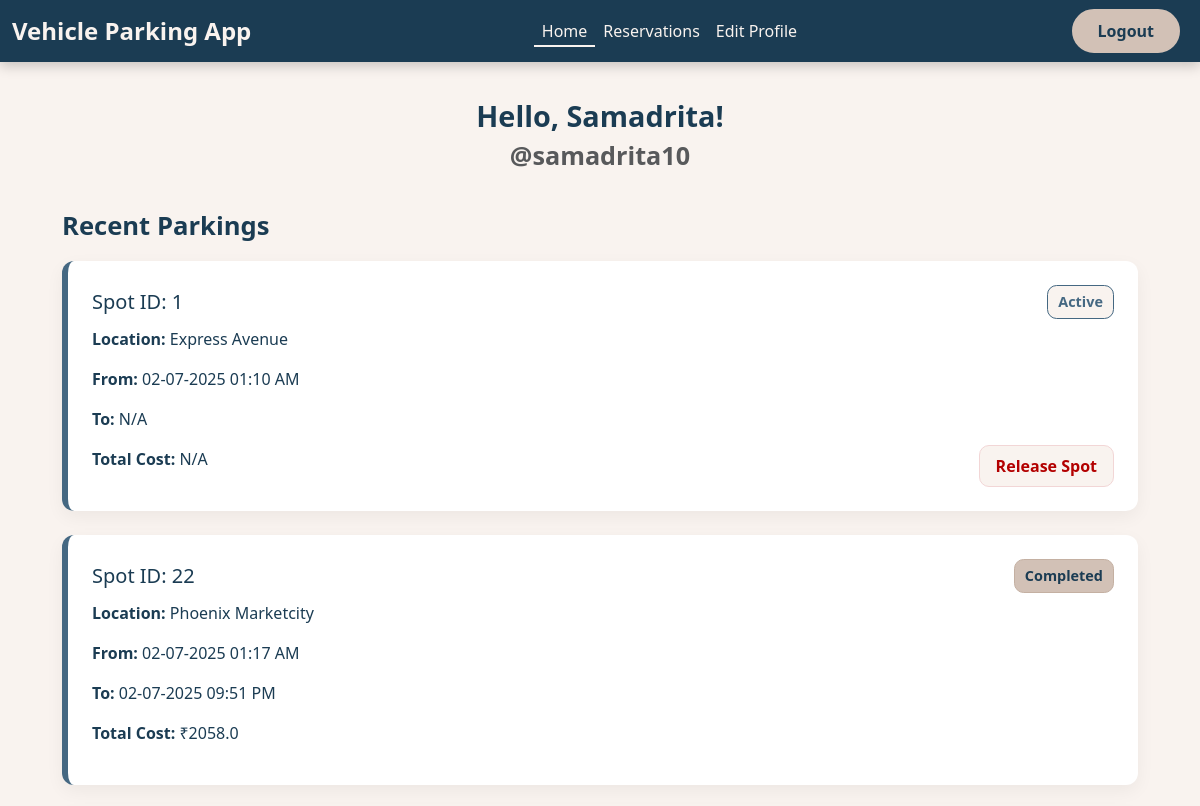
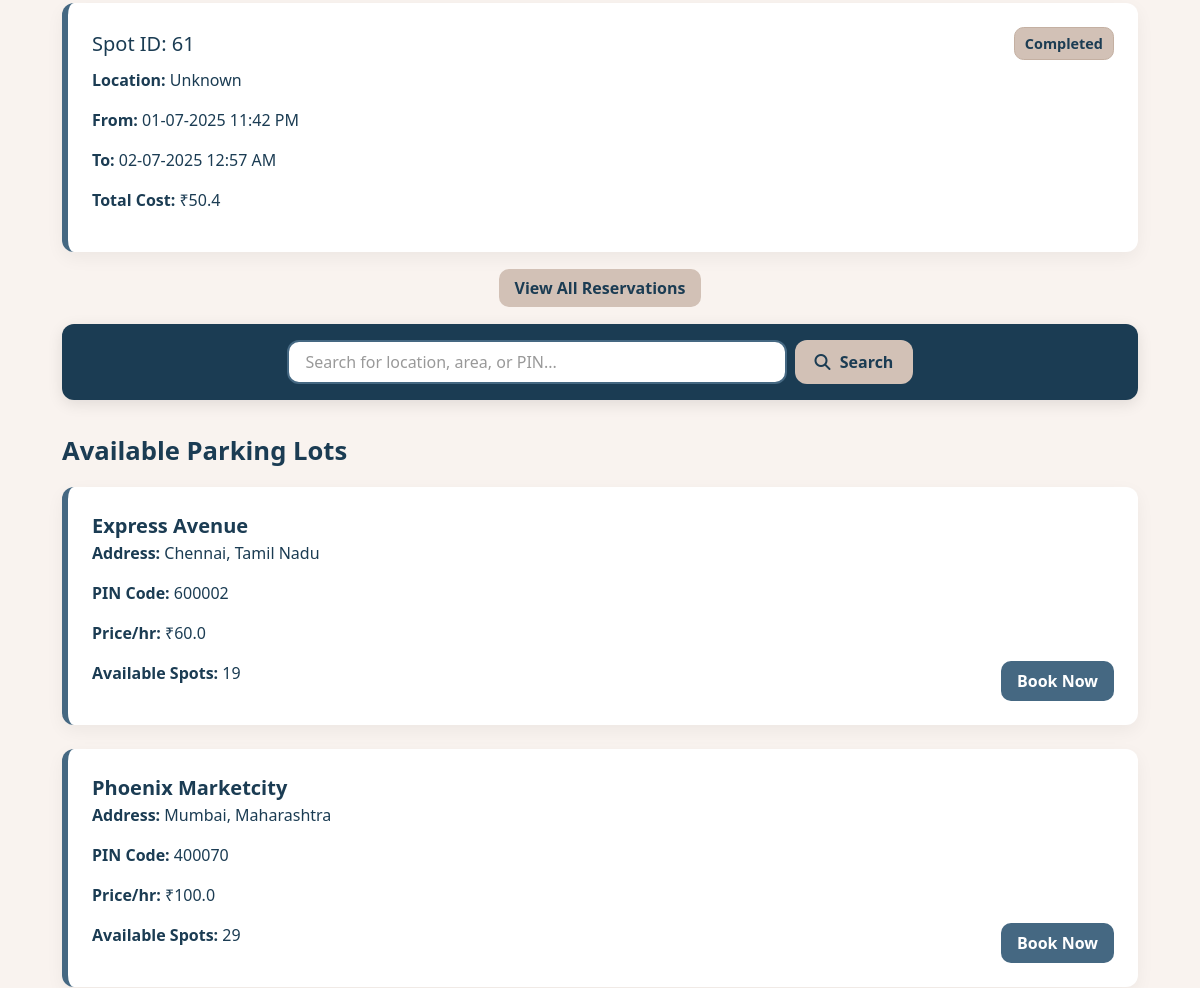
/user-dashboard/1 (signed in, upper part), run on an earlier commit of the app's database (2 pictures, top to bottom).
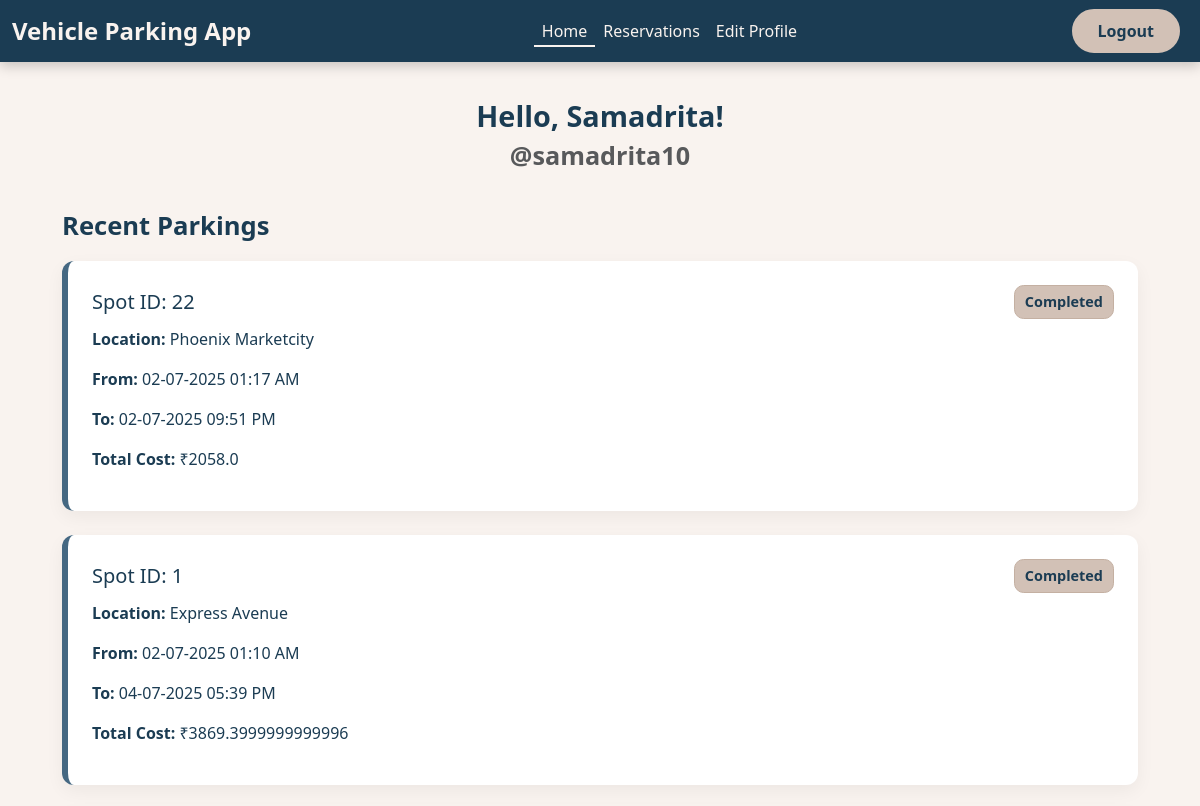
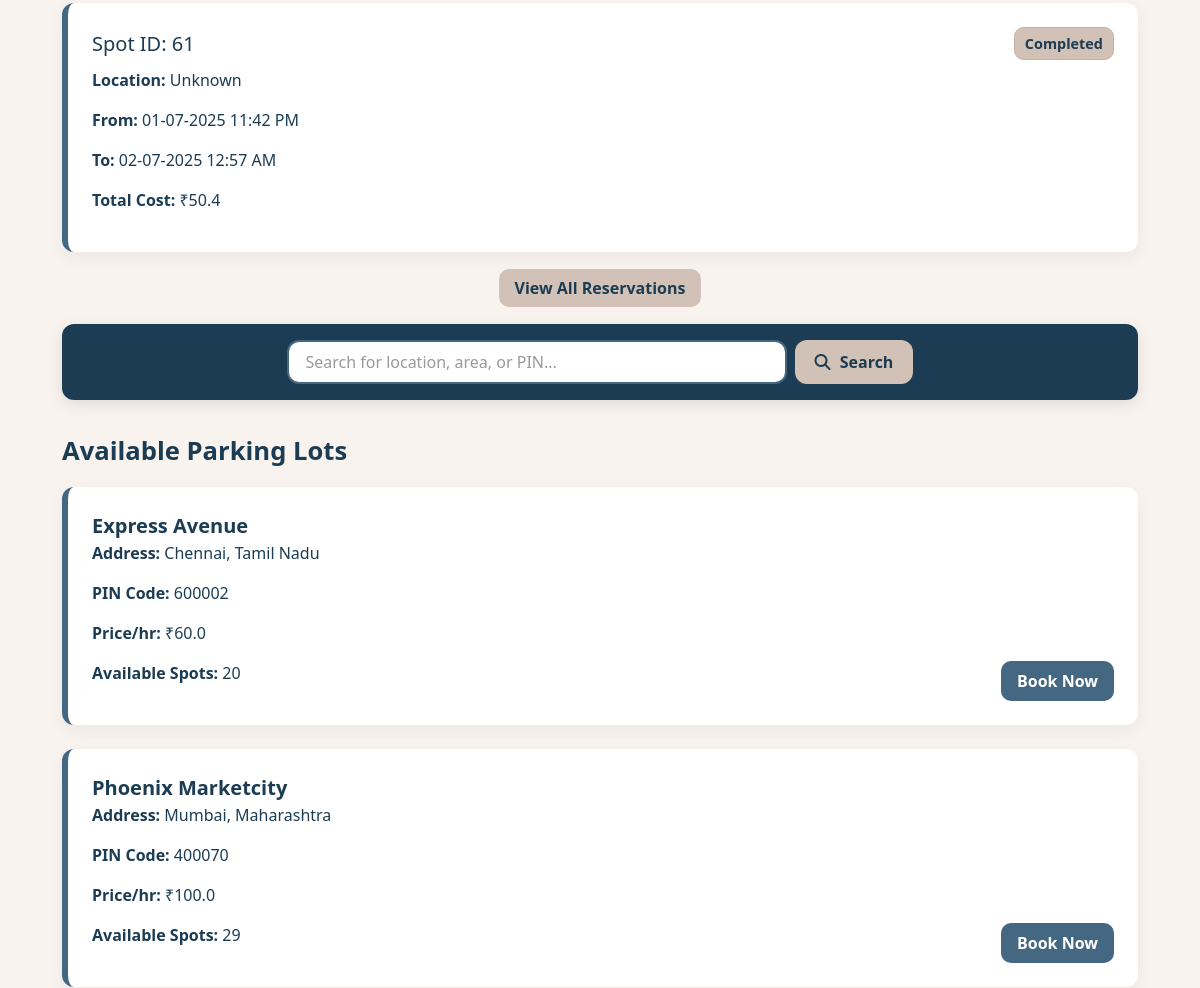
And on a later commit of the database (2 pictures, top to bottom).
### models.py (models this page shows)
class Reservation(db.Model):
    __tablename__ = 'reservation'
    id = db.Column(db.Integer, primary_key=True)
    user_id = db.Column(db.Integer, db.ForeignKey('user.id'), nullable=False)
    spot_id = db.Column(db.Integer, db.ForeignKey('parking_spot.id'), nullable=False)
    date = db.Column(db.Date, nullable=False)
    start_time = db.Column(db.DateTime, default=datetime.utcnow)
    end_time = db.Column(db.DateTime, nullable=True)
    vehicle_number = db.Column(db.String(15), nullable=False)
    hours_parked = db.Column(db.Float, nullable=False)
    parking_cost_per_hour = db.Column(db.Float, nullable=False)
    total_parking_cost = db.Column(db.Float, nullable=False)

class Parking_Lot(db.Model):
    __tablename__ = 'parking_lot'
    id = db.Column(db.Integer, primary_key=True)
    prime_location_name = db.Column(db.String(128), nullable=False)
    address = db.Column(db.String(128), nullable=False)
    pin_code = db.Column(db.String(6), nullable=False)
    price_per_hour = db.Column(db.Float, nullable=False)
    maximum_spots = db.Column(db.Integer, nullable=False)
    parking_spots = db.relationship('Parking_Spot', backref='parking_lot', lazy=True)

### routes.py (the view)
@app.route('/user-dashboard/<int:user_id>')
@auth_required
def user_dashboard(user_id):
    user = User.query.get_or_404(session['user_id'])
    recent_reservations = Reservation.query.options(
        joinedload(Reservation.parking_spot).joinedload(Parking_Spot.parking_lot)
    ).filter_by(user_id=user.id).order_by(
        case((Reservation.end_time == None, 0), else_=1),
        Reservation.start_time.desc()
    ).limit(3).all()
    query = request.args.get("query")
    if query:
        matching_lots = Parking_Lot.query.filter(
            or_(
                Parking_Lot.prime_location_name.ilike(f"%{query}%"),
                Parking_Lot.address.ilike(f"%{query}%"),
                Parking_Lot.pin_code.ilike(f"%{query}%")
            )
        ).all()
        if not matching_lots:
            flash(f"No parking lots found matching: '{query}'", "warning")
        matching_ids = [lot.id for lot in matching_lots]
        remaining_lots = Parking_Lot.query.filter(
            ~Parking_Lot.id.in_(matching_ids)
        ).all()
        parking_lots = matching_lots + remaining_lots
    else:
        parking_lots = Parking_Lot.query.all()
    for lot in parking_lots:
        lot.available_spots_count = Parking_Spot.query.filter_by(lot_id=lot.id, status='A').count()
    return render_template(
        'user_dashboard.html',
        user=user,
        user_id=user.id,
        name=user.name,
        username=user.username,
        recent_reservations=recent_reservations,
        parking_lots=parking_lots,
        scroll_to_search=True if query else False
    )

### routes.py (called while the page is built)
def auth_required(func):
    @wraps(func)
    def inner(*args, **kwargs):
        if 'user_id' in session:
            return func(*args, **kwargs)
        else:
            flash('You need to log in first', 'danger')
            return redirect(url_for('user_login'))
    return inner

### templates/user_dashboard.html (shortened to what this page needs)
{% extends 'layout.html' %}
{% block navbar %}
    {% include 'user_navbar.html' %}
{% endblock navbar %}
{% block content %}
<div class="container dashboard-container">
    <div class="welcome-message text-center">
        Hello, {{ name }}!
        <div class="small text-muted">@{{ username }}</div>
    </div>
    <div class="section-title">Recent Parkings</div>
    {% if recent_reservations %}
        {% for res in recent_reservations %}
        <div class="recent-card">
            <div class="d-flex justify-content-between align-items-center mb-2">
                <h5 class="mb-0">Spot ID: {{ res.spot_id }}</h5>
                {% if not res.end_time %}
                    <span class="badge-custom badge-active">Active</span>
                {% else %}
                    <span class="badge-custom badge-completed">Completed</span>
                {% endif %}
            </div>
            <div class="row">
                <div class="col-md-9">
                    {% if res.parking_spot and res.parking_spot.parking_lot %}
                        <p><strong>Location:</strong> {{ res.parking_spot.parking_lot.prime_location_name }}</p>
                    {% else %}
                        <p><strong>Location:</strong> Unknown</p>
                    {% endif %}
                    <p><strong>From:</strong> {{ res.start_time.strftime('%d-%m-%Y %I:%M %p') }}</p>
                    <p><strong>To:</strong>
                        {% if res.end_time %}
                            {{ res.end_time.strftime('%d-%m-%Y %I:%M %p') }}
                        {% else %}
                            N/A
                        {% endif %}
                    </p>
                    <p><strong>Total Cost:</strong>
                        {% if res.total_parking_cost %}
                            ₹{{ res.total_parking_cost }}
                        {% else %}
                            N/A
                        {% endif %}
                    </p>
                </div>
                <div class="col-md-3 d-flex justify-content-end align-items-end">
                    {% if not res.end_time %}
                    <form action="{{ url_for('release_parking_spot', reservation_id=res.id) }}" method="get">
                        <button type="submit" class="btn-release">Release Spot</button>
                    </form>
                    {% endif %}
                </div>
            </div>
        </div>
        {% endfor %}
    {% else %}
        <p class="text-muted">No recent parking records found.</p>
    {% endif %}
    <div class="text-center mb-4">
        <a href="{{ url_for('reservation_history', user_id=user_id) }}" class="btn-details">View All Reservations</a>
    </div>
    {% include 'user_searchbar.html' %}
    <div class="section-title">Available Parking Lots</div>
    {% if parking_lots %}
        {% for lot in parking_lots %}
        <div class="lot-card">
            <div class="row">
                <div class="col-md-9">
                    <div class="lot-title">{{ lot.prime_location_name }}</div>
                    <div class="lot-details">
                        <p><strong>Address:</strong> {{ lot.address }}</p>
                        <p><strong>PIN Code:</strong> {{ lot.pin_code }}</p>
                        <p><strong>Price/hr:</strong> ₹{{ lot.price_per_hour }}</p>
                        <p><strong>Available Spots:</strong> {{ lot.available_spots_count }}</p>
                    </div>
                </div>
                <div class="col-md-3 d-flex justify-content-end align-items-end">
                    {% if lot.available_spots_count > 0 %}
                        <a href="{{ url_for('book_parking_spot', lot_id=lot.id) }}" class="btn-book">Book Now</a>
                    {% else %}
                        <span class="text-muted">No spots available</span>
                    {% endif %}
                </div>
            </div>
        </div>
        {% endfor %}
    {% else %}
        <p class="text-muted">No parking lots available at the moment.</p>
    {% endif %}
</div>
{% endblock content %}

What changed in the data, as far as the page shows it:
shown differently, row unchanged: Reservation "02-07-2025 01:17 AM": moves up the list
changed Reservation "02-07-2025 01:10 AM": end_time (not shown) → "04-07-2025 05:39 PM"; total_parking_cost (not shown) → "3869.3999999999996"; end_time "Active N/A Release Spot" → "Completed"; total_parking_cost "N/A" → "₹"
computed for Parking_Lot "Express Avenue": available_spots_count "19" → "20"
